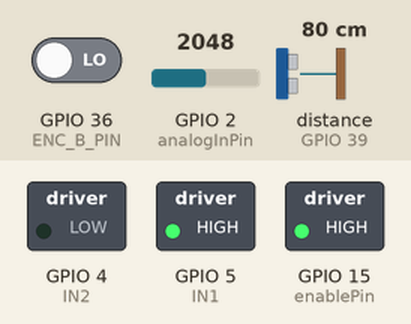
This sketch was run on a simulated ESP32. On the bench: switched loads named in the sketch (green lamp = pin HIGH). Wiring (inferred from the names in the program): range finder with pulse-width output: data GPIO 39. The test bench sets the inputs (shaded band); at power-on: GPIO 2 (analogInPin) = 2048, GPIO 36 (ENC_B_PIN) LOW, distance to the obstacle (sensor on GPIO 39) 80 cm. What the sketch prints to the serial monitor is not drawn.

Above: at 0.1 s.
Timing chart, 0 to 1.6 s (numbered marks = the images above):
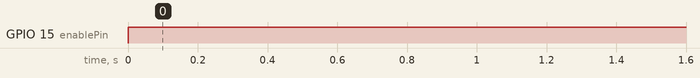

The sketch:

ROOT_LOCUS_COMPENSATOR.ino
```cpp
// Task handles
TaskHandle_t Task1;

// Define GPIO pins for encoder A and B channels
#define ENC_A_PIN 39
#define ENC_B_PIN 36

//motor control pins
int IN1 = 5;
int IN2 = 4;
int enablePin = 15;

// Define PWM parameters
const int freq = 5000; // PWM frequency in Hz
const int resolution = 8; // PWM resolution in bits (8, 10, 12, 15 bits are supported)

// Define variables to store encoder counts and direction
volatile int encoderCount = 0;

//speed calculations
double radians_ = 0.0;
double current_position = 0.0;
double velocity = 0.0;

//Low pass filter data
double yn_1 = 0, xn_1 = 0;

// Sample time in seconds
const float delta_t = 0.01;

//ANALOG SENSOR INPUT
const int analogInPin = 2;  // Analog input pin that the potentiometer is attached to
int sensorValue = 0;  // value read from the pot
double outputValue = 0;  // value output to the PWM (analog out)

//G_C COMPENSATOR
double G_c_output[2] = { 0.00, 0.9066};
double G_c_input[2] = { 238, -204.34};

double u_gc[3] = { 0.0, 0.0, 0.0};
double y_gc[3] = { 0.0, 0.0, 0.0};


// Interrupt Service Routine (ISR) for encoder A pin
void IRAM_ATTR encoderISR() {
  // Read the state of the A and B channels
  int bState = digitalRead(ENC_B_PIN);

    // If A is high, check B to determine direction
    if (bState == HIGH) {
      encoderCount--; // Counterclockwise
    } else {
      encoderCount++; // Clockwise
    }
  }

 //Tasks
void feedtask(void *pvParameters);


void setup() {
  // put your setup code here, to run once:
  Serial.begin(115200);

  // Initialize PWM channel
  ledcSetup(0, freq, resolution);
  ledcAttachPin(enablePin, 0);

  // initialize digital pin LED_BUILTIN as an output.
  pinMode( IN1, OUTPUT);
  pinMode( IN2, OUTPUT);
  digitalWrite( IN1, HIGH);
  digitalWrite( IN2, HIGH);

  // Set encoder pins as inputs
  pinMode(ENC_A_PIN, INPUT);
  pinMode(ENC_B_PIN, INPUT);

  // Attach interrupt to the encoder A pin
  attachInterrupt(digitalPinToInterrupt(ENC_A_PIN), encoderISR, RISING);

  // Create tasks
  //xTaskCreate( feedtask, "feedtask1", 1000, NULL, 1, &Task1);
}

void loop()
{
  // put your main code here, to run repeatedly:
   //OBTAINING THE REFERENCE
   // read the analog in value:
    sensorValue = analogRead(analogInPin);
    outputValue = sensorValue * (6.5 / 4095.0);


    //OBTAINING THE DATA FEEDBACK
    //filtering the data
    double yn = 0.969 * yn_1 + 0.0155 * velocity + 0.0155 * xn_1;
    xn_1 = velocity;
    yn_1 = yn;

    //velocity time
    current_position = ((float)encoderCount / 500) * 3.147;
    velocity = (current_position - radians_)/(0.01);
    radians_ = current_position;

    //ERROR
    double ref = 1.4;
    double error = ref - yn;

    //GC_Controller
     //double G_c_output[2] = { 0.00, 0.9066};
     //double G_c_input[2] = { 238, -204.34};
     u_gc[0] = error;
     y_gc[1] = y_gc[0];
     y_gc[0] = G_c_output[1]*y_gc[1] + G_c_input[0]*u_gc[0] + G_c_input[1]*u_gc[1];
     u_gc[1] = u_gc[0];


      int feed = (int)y_gc[0];
      ledcWrite(0, feed);
        if(255 > 0)
        {
           digitalWrite(IN1, HIGH);
           digitalWrite(IN2, LOW);
        }
        else if(255 < 0)
        {
           digitalWrite(IN2, HIGH);
           digitalWrite(IN1, LOW);
        }

    //OUTPUTTING THE DATA
    //Serial.print(feed);
    //Serial.print(" ");
    Serial.print(ref);
    Serial.print(" ");
    //Serial.print(error);
    //Serial.print(" ");
    Serial.println(yn);

    delay(10);
}
```

Measured:
- by itself, GPIO 15 (enablePin): LOW → HIGH at 0.00 s
